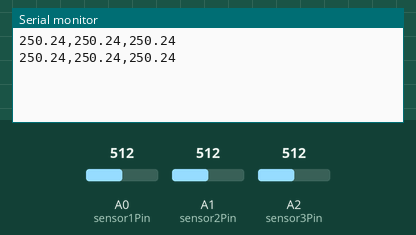
This sketch was run on a simulated Arduino Uno, built with avr-gcc and run on an emulated ATmega328P. On the bench: the last lines printed to the serial monitor. Inputs (shaded band) come from the test bench; at power-on: A0 (sensor1Pin) = 512, A1 (sensor2Pin) = 512, A2 (sensor3Pin) = 512.

Above: at 1.8 s.
1.9 s: A0 (sensor1Pin) set to 716
At 2.8 s:
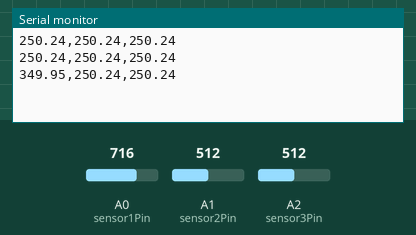
3.4 s: A1 (sensor2Pin) set to 716
At 4.4 s:
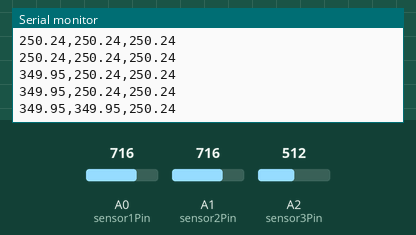
4.9 s: A2 (sensor3Pin) set to 716
At 5.8 s:
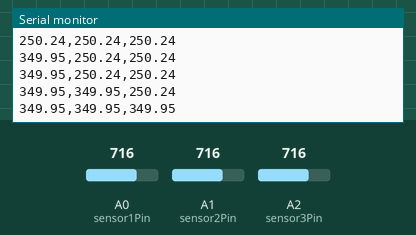
6.4 s: A0 (sensor1Pin) set to 900
At 7.7 s:
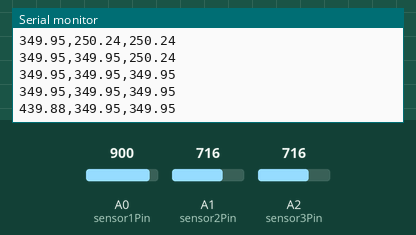
7.9 s: A1 (sensor2Pin) set to 900
At 8.8 s:
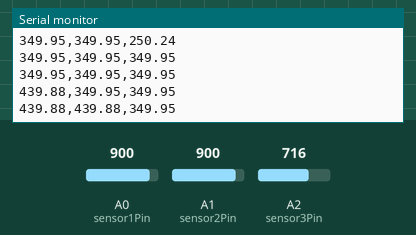
9.4 s: A2 (sensor3Pin) set to 900
At 10.6 s:
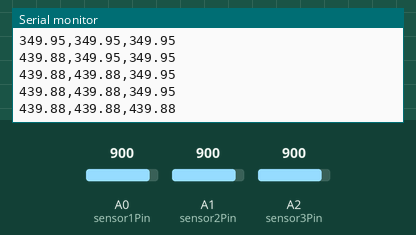
Timing chart, 0 to 11.9 s (numbered marks = the images above; inputs shaded):
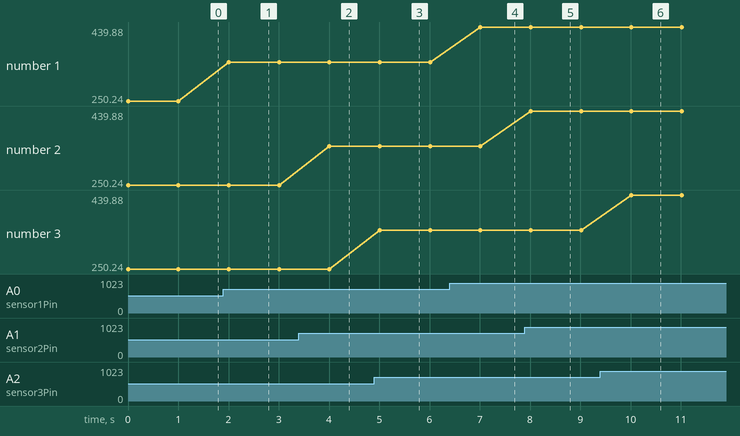

The sketch:

LM35_TempReader.ino
```cpp
// 1. Định nghĩa thêm chân A2
const int sensor1Pin = A0;
const int sensor2Pin = A1;
const int sensor3Pin = A2; // Thêm dòng này

void setup() {
  Serial.begin(9600);
}

void loop() {
  // 2. Đọc thêm giá trị ADC từ kênh A2
  int adcAcl1 = analogRead(sensor1Pin);
  int adcAcl2 = analogRead(sensor2Pin);
  int adcAcl3 = analogRead(sensor3Pin); // Thêm dòng này

  // Chuyển đổi sang nhiệt độ
  float temp1 = (adcAcl1 * 500.0) / 1023.0;
  float temp2 = (adcAcl2 * 500.0) / 1023.0;
  float temp3 = (adcAcl3 * 500.0) / 1023.0; // Thêm dòng này

  // 3. Gửi dữ liệu lên Serial (thêm temp3)
  Serial.print(temp1);
  Serial.print(",");
  Serial.print(temp2);
  Serial.print(",");      // Thêm dấu phẩy ngăn cách
  Serial.println(temp3);  // Đổi print thành println ở giá trị cuối cùng

  delay(1000);
}
```

Measured:
- after the input at 1.9 s, the serial monitor: prints a new line after 0.10 s (image 1)
- after the input at 3.4 s, the serial monitor: prints a new line after 0.61 s (image 2)
- after the input at 4.9 s, the serial monitor: prints a new line after 0.11 s (image 3)
- after the input at 6.4 s, the serial monitor: prints a new line after 0.61 s (image 4)
- after the input at 7.9 s, the serial monitor: prints a new line after 0.12 s (image 5)
- after the input at 9.4 s, the serial monitor: prints a new line after 0.62 s (image 6)
- plotted number 1: 250.24 → 349.95 after the input at 1.9 s, 349.95 → 439.88 after the input at 6.4 s
